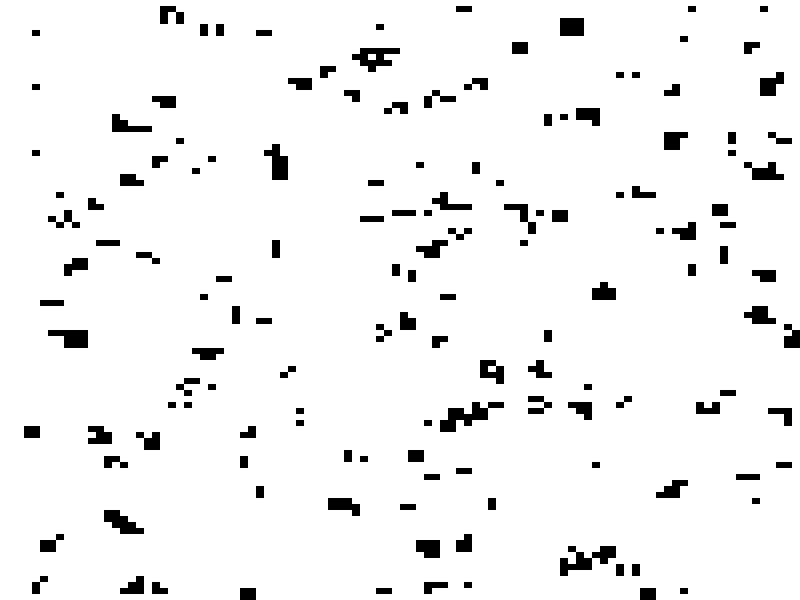
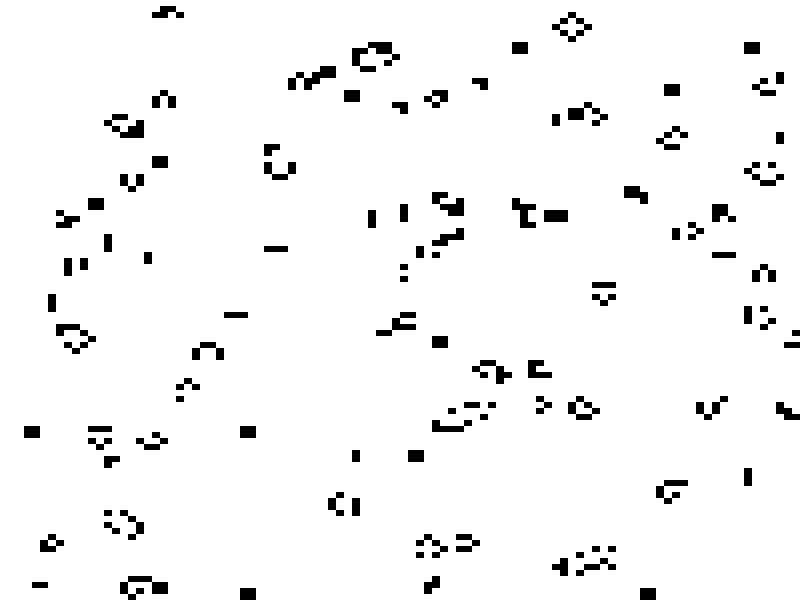
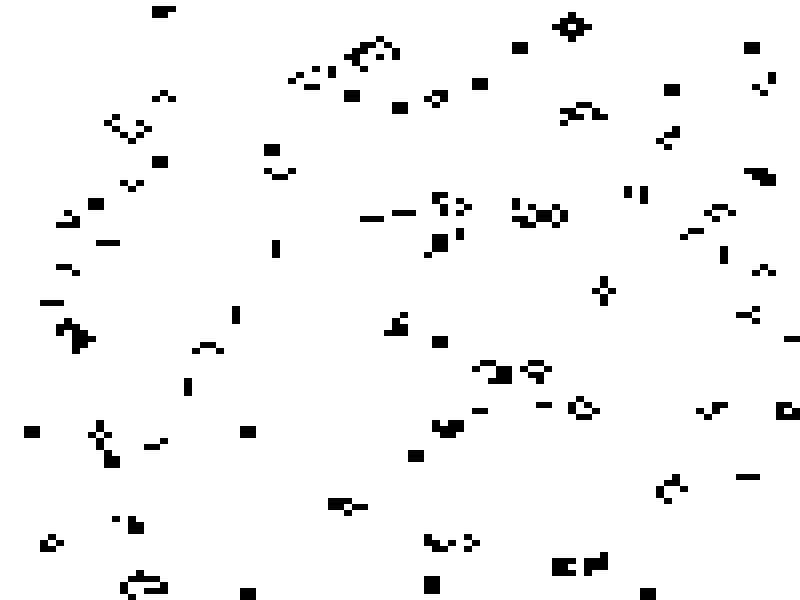
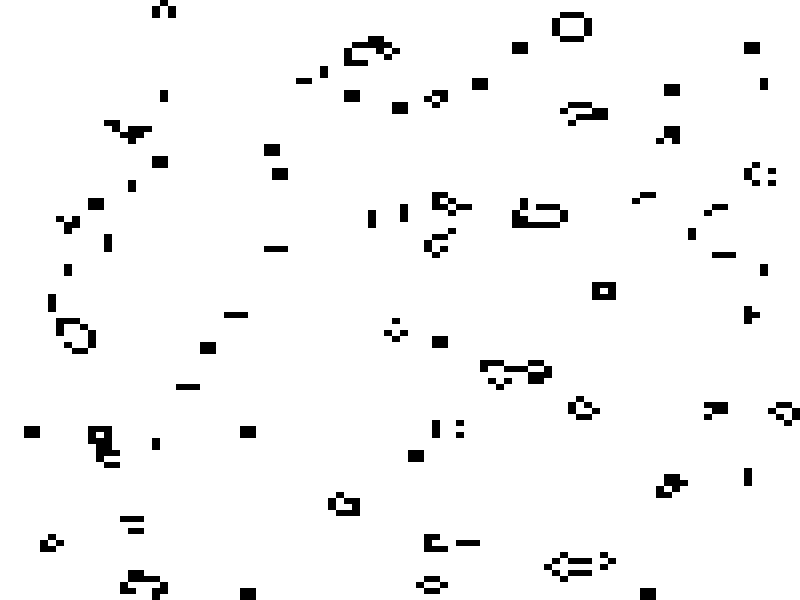
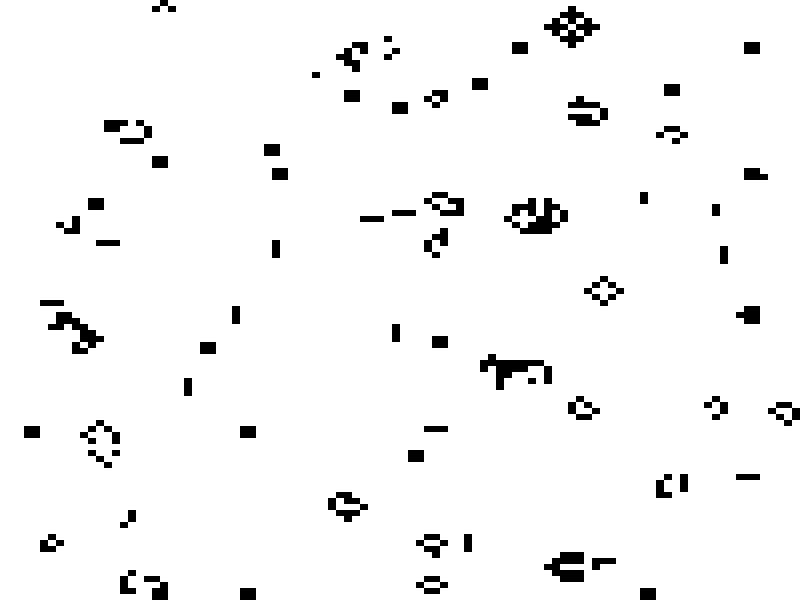
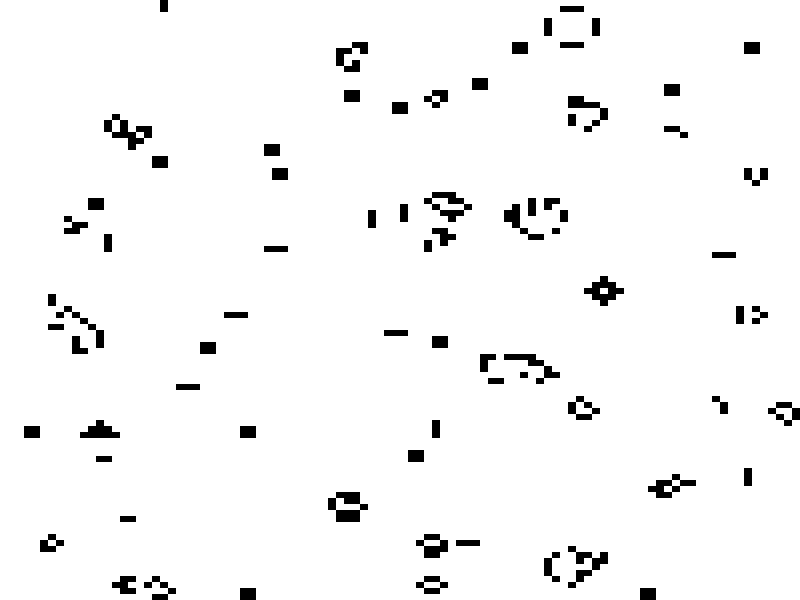
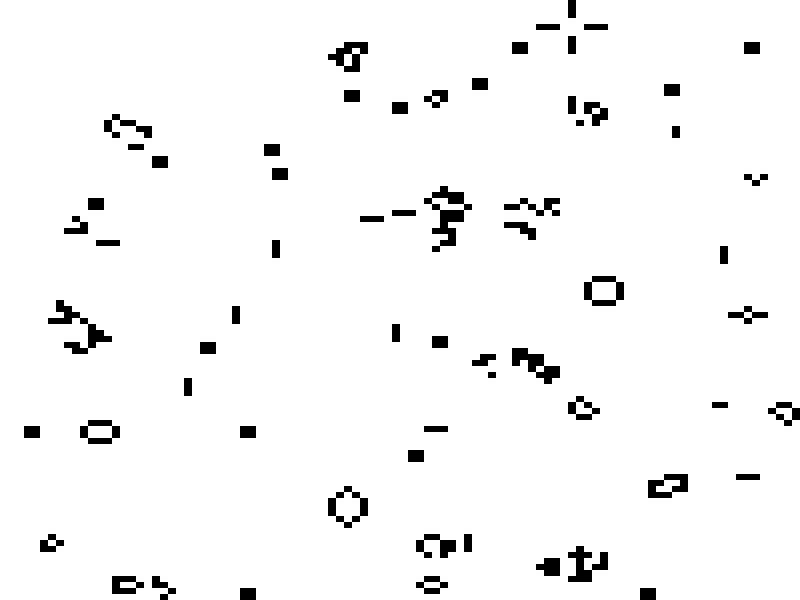
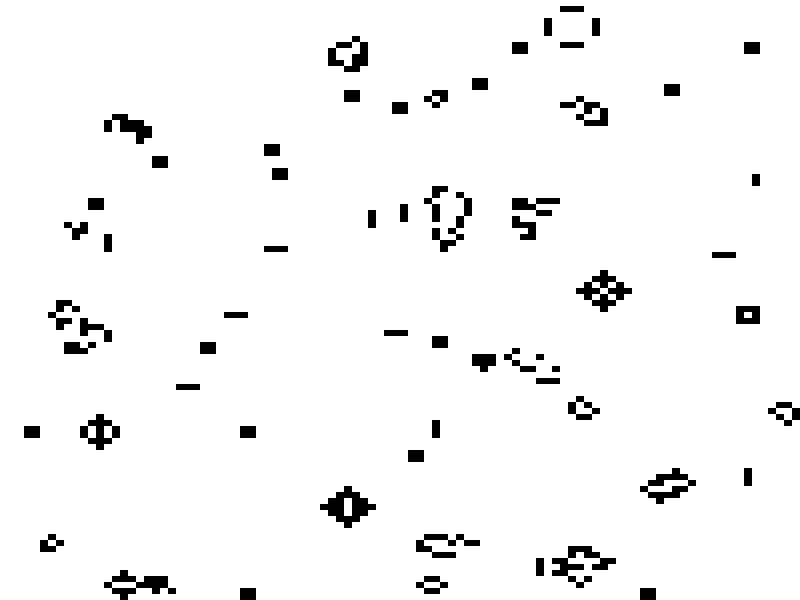

R code for these plots, in order: (Note: a time limit stopped this script after it produced the figures.)
#!/usr/bin/env Rscript
# Conway's Game of Life
#
# Rules
# ------------------------------------------------------
# 1. Any live cell with two or three neighbors survives.
# 2. Any dead cell with three live neighbors becomes a live cell.
# 3. All other live cells die in the next generation.
#    Similarly, all other dead cells stay dead.
#
# Source: https://en.wikipedia.org/wiki/Conway's_Game_of_Life#Rules


state_init <- function(r, c, p) {
  if ( p > 1 ) p <- p / 100
  matrix(sample(0:1, r*c, TRUE, c(1-p, p)), r, c)
}

count_neighbors <- function(state) {
  dims <- dim(state)
  neighbors <- apply(
    expand.grid(seq_len(dims[1]), seq_len(dims[2])),
    1,
    function(x) {
      n <- 0
      v <- -1:1 + x[1]
      h <- -1:1 + x[2]
      v <- v[v > 0 & v <= dims[1]]
      h <- h[h > 0 & h <= dims[2]]

      for ( i in v ) {
        for ( j in h ) {
          if ( i == x[1] && j == x[2] ) next
          if ( state[i, j] ) n <- n + 1
        }
      }
      n
    }
  )
  matrix(neighbors, dims[1], dims[2])
}

apply_rules <- function(state, neighbors) {
  state & neighbors == 2 | neighbors == 3
}

life <- function(state, ..., generation = 0, gen_max  = 100, time = 1) {
  generation <- generation + 1L
  state <- apply_rules(state, count_neighbors(state))
  image(state, ...)
  Sys.sleep(time)
  if ( generation < gen_max )
    sys.function()(
      state,
      ...,
      generation = generation,
      gen_max = gen_max,
      time = time)
}

X11(title = "Conway's Game of Life")
par(mai = rep(0, 4))
life(
  state_init(100, 100, 10),
  col = c("#FFFFFF", "#000000"),
  axes = FALSE
)
